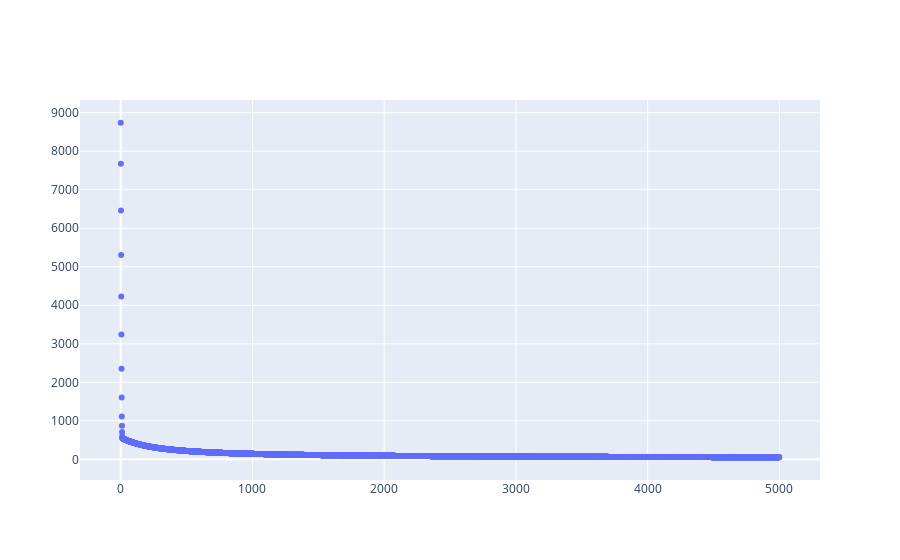

Here is the notebook cell this chart was saved with:
### Code cell
fig = go.Figure()
fig.add_trace(go.Scatter(y=costs,mode = 'markers'))

fig.show()

### Figure 1 — Plotly figure (JSON) as saved in the notebook; plotly's stock layout.template omitted (floating-point values rounded to 4 significant figures; data arrays with more than 128 entries replaced by an {"elided": "..."} marker saying what was removed)
{"data": [{"mode": "markers", "type": "scatter", "y": {"elided": "5000 float values"}}], "layout": {"autosize": true, "xaxis": {"autorange": true, "range": [-299.1, 5298.0]}, "yaxis": {"autorange": true, "range": [-581.0, 9375.0], "type": "linear"}}}
